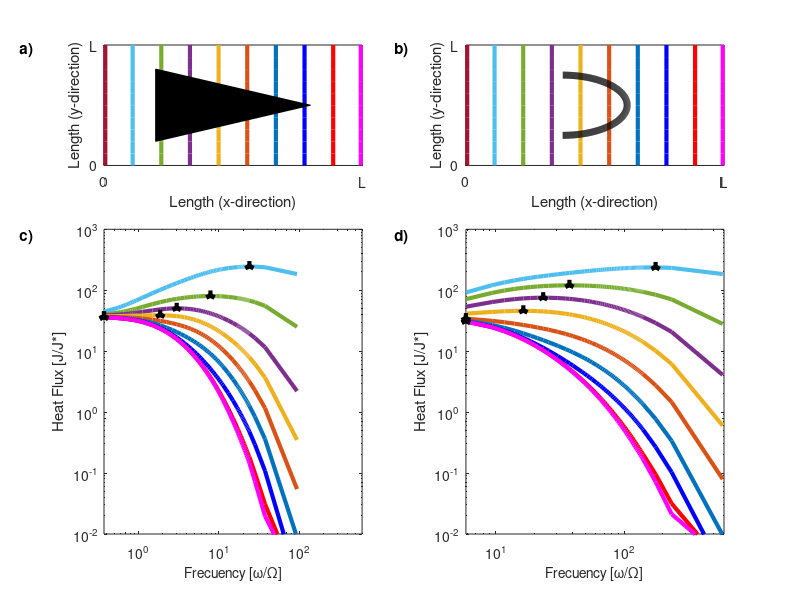

Recreate this plot in MATLAB.
%%%%%%%%%%%%%%%%%%%%Editar Grafico%%%%%%%%%%%%%%%%%%%%%%%%%%%%%%%%%%%
lw = 3; %LineWidth
mz = 7; %MarkSize

%%%%%%%%%%%%%%%%%%%%%%%Posiciones de medición$$$$$$$$$$$$$$$$$$$$$$$$$
x0=[1,1,1,1,1,1,1,1,1,1,1];
x1=[22.2,22.2,22.2,22.2,22.2,22.2,22.2,22.2,22.2,22.2,22.2];
x2=[44.4,44.4,44.4,44.4,44.4,44.4,44.4,44.4,44.4,44.4,44.4];
x3=[66.6,66.6,66.6,66.6,66.6,66.6,66.6,66.6,66.6,66.6,66.6];
x4=[88.8,88.8,88.8,88.8,88.8,88.8,88.8,88.8,88.8,88.8,88.8];
x5=[111,111,111,111,111,111,111,111,111,111,111];
x6=[133.2,133.2,133.2,133.2,133.2,133.2,133.2,133.2,133.2,133.2,133.2];
x7=[155.4,155.4,155.4,155.4,155.4,155.4,155.4,155.4,155.4,155.4,155.4];
x8=[177.6,177.6,177.6,177.6,177.6,177.6,177.6,177.6,177.6,177.6,177.6];
x9=[199,199,199,199,199,199,199,199,199,199,199];
y1=[0,20,40,60,80,100,120,140,160,180,200];

%%%%%%%%%%%%%%%%%%%%%%%%Figura medialuna%%%%%%%%%%%%%%%%%%%%%%%%%%%%%%
r = 50;
phi = -pi/2:0.01:pi/2;
x_1 = r*cos(phi)+75;
y_1 = r*sin(phi)+100;

%%%%%%%%%%%%%%%%%%%%%%%%Figura triángulo%%%%%%%%%%%%%%%%%%%%%%%%%%%%%%
a=[40,40];
b=[40,160];
c=[160,100];
x=[a(1) b(1) c(1) a(1)];
y=[a(2) b(2) c(2) a(2)];

%%%%%%%%%%%%%%%%%%%%%%  Gráfico Triángulo  %%%%%%%%%%%%%%%%%%%%%%%%%%
subplot(3,2,1)
plot(x0,y1,'-','LineWidth',lw,'color',[162/255,20/255,47/255],'MarkerSize',mz);
hold on
plot(x1,y1,'-','LineWidth',lw,'color',[77/255,190/255,238/255],'MarkerSize',mz);
plot(x2,y1,'-','LineWidth',lw,'color',[119/255,172/255,48/255],'MarkerSize',mz);
plot(x3,y1,'-','LineWidth',lw,'color',[126/255,47/255,142/255],'MarkerSize',mz);
plot(x4,y1,'-','LineWidth',lw,'color',[237/255,177/255,32/255],'MarkerSize',mz);
plot(x5,y1,'-','LineWidth',lw,'color',[217/255,83/255,25/255],'MarkerSize',mz);
plot(x6,y1,'-','LineWidth',lw,'color',[0/255,114/255,189/255],'MarkerSize',mz);
plot(x7,y1,'-','LineWidth',lw,'color','b','MarkerSize',mz);
plot(x8,y1,'-','LineWidth',lw,'color','r','MarkerSize',mz);
plot(x9,y1,'-','LineWidth',lw,'color','m','MarkerSize',mz);
triangulo=patch(x,y,'black');
hold off
xlim([0 200])
ylim([0 200])
xlabel('Length (x-direction)')
%xticks([1,22.2,44.4,66.6,88.8,111.1,133.2,155.4,177.6,199.19])
%xticklabels({'0','L/9','2L/9','L/3','4L/9','5L/9','2L/3','7L/9','8L/9','L'})
xticks([0,200])
xticklabels({'0','L'})
yticks([0,200])
yticklabels({'0','L'})
ylabel('Length (y-direction)')
t = title('a)', 'Units', 'normalized', 'Position', [-0.3, 0.9, 0]); % Set Title with correct Position
%axis equal;
%%%%%%%%%%%%%%%%%%%%%  Gráfico Medialuna  %%%%%%%%%%%%%%%%%%%%%%%%
subplot(3,2,2)
plot(x0,y1,'-','LineWidth',lw,'color',[162/255,20/255,47/255],'MarkerSize',mz);
hold on
plot(x1,y1,'-','LineWidth',lw,'color',[77/255,190/255,238/255],'MarkerSize',mz);
plot(x2,y1,'-','LineWidth',lw,'color',[119/255,172/255,48/255],'MarkerSize',mz);
plot(x3,y1,'-','LineWidth',lw,'color',[126/255,47/255,142/255],'MarkerSize',mz);
plot(x4,y1,'-','LineWidth',lw,'color',[237/255,177/255,32/255],'MarkerSize',mz);
plot(x5,y1,'-','LineWidth',lw,'color',[217/255,83/255,25/255],'MarkerSize',mz);
plot(x6,y1,'-','LineWidth',lw,'color',[0/255,114/255,189/255],'MarkerSize',mz);
plot(x7,y1,'-','LineWidth',lw,'color','b','MarkerSize',mz);
plot(x8,y1,'-','LineWidth',lw,'color','r','MarkerSize',mz);
plot(x9,y1,'-','LineWidth',lw,'color','m','MarkerSize',mz);
plot(x_1,y_1,'b','LineWidth',5,'color','k','MarkerSize',mz);
hold off
xlim([0 200])
ylim([0 200])
xlabel('Length (x-direction)')
%xticks([1,22.2,44.4,66.6,88.8,111.1,133.2,155.4,177.6,199.19])
%xticklabels({'0','L/9','2L/9','L/3','4L/9','5L/9','2L/3','7L/9','8L/9','L'})
xticks([0,200])
xticklabels({'0','L'})
yticks([0,200])
yticklabels({'0','L'})
ylabel('Length (y-direction)')
t = title('b)', 'Units', 'normalized', 'Position', [-0.25, 0.9, 0]); % Set Title with correct Position
%axis equal;
%%%%%%%%%%%%%%%%%%%  Gráfico Triangulo 0.5  %%%%%%%%%%%%%%%%%%%%%%%
subplot(3,2,[3,5])
Array=csvread('salida - Triangulo - 0.5.csv');
A  = Array(:, 4);
AA = Array(:, 24);
BA = Array(:, 6);
CA = Array(:, 7);
DA = Array(:, 8);
EA = Array(:, 9);
FA = Array(:, 10);
GA = Array(:, 11);
HA = Array(:, 12);
IA = Array(:, 13);
JA = Array(:, 14);


%plot(A, AA,'-x','LineWidth',lw,'color',[162/255,20/255,47/255],'MarkerSize',mz)
%hold on
loglog(A,BA,'-','LineWidth',lw,'color',[77/255,190/255,238/255],'MarkerSize',mz);
hold on
loglog(A,CA,'-','LineWidth',lw,'color',[119/255,172/255,48/255],'MarkerSize',mz);
loglog(A,DA,'-','LineWidth',lw,'color',[126/255,47/255,142/255],'MarkerSize',mz);
loglog(A,EA,'-','LineWidth',lw,'color',[237/255,177/255,32/255],'MarkerSize',mz);
loglog(A,FA,'-','LineWidth',lw,'color',[217/255,83/255,25/255],'MarkerSize',mz);
loglog(A,GA,'-','LineWidth',lw,'color',[0/255,114/255,189/255],'MarkerSize',mz);
loglog(A,HA,'-','LineWidth',lw,'color','b','MarkerSize',mz);
loglog(A,IA,'-','LineWidth',lw,'color','r','MarkerSize',mz);
loglog(A,JA,'-','LineWidth',lw,'color','m','MarkerSize',mz);

[CA_max,index] = max(CA);
A_max=A(index);
plot(A_max,CA_max,'v','MarkerSize',3,'LineWidth',5,'color','k');

[BA_max,index] = max(BA);
A_max=A(index);
plot(A_max,BA_max,'v','MarkerSize',3,'LineWidth',5,'color','k');

[DA_max,index] = max(DA);
A_max=A(index);
plot(A_max,DA_max,'v','MarkerSize',3,'LineWidth',5,'color','k');

[EA_max,index] = max(EA);
A_max=A(index);
plot(A_max,EA_max,'v','MarkerSize',3,'LineWidth',5,'color','k');

[FA_max,index] = max(FA);
A_max=A(index);
plot(A_max,FA_max,'v','MarkerSize',3,'LineWidth',5,'color','k');

[GA_max,index] = max(GA);
A_max=A(index);
plot(A_max,GA_max,'v','MarkerSize',3,'LineWidth',5,'color','k');

[HA_max,index] = max(HA);
A_max=A(index);
plot(A_max,HA_max,'v','MarkerSize',3,'LineWidth',5,'color','k');


hold off
xlim([0 600])
ylabel('Heat Flux [J/J*]')
xlabel('Frecuency [\omega/\Omega]','FontSize',10)
set(gca,'YScale','log')
ylim([0.01 1000])
t = title('c)', 'Units', 'normalized', 'Position', [-0.3, 0.95, 0]); % Set Title with correct Position

%%%%%%%%%%%%%%%%%%%  Gráfico Medialuna 0.5  %%%%%%%%%%%%%%%%%%%%%%%
subplot(3,2,[4,6])

Array=csvread('salida - Medialuna - 0.5.csv');
A1 = Array(:, 4);
AA1 = Array(:, 24);
BA1 = Array(:, 6);
CA1 = Array(:, 7);
DA1 = Array(:, 8);
EA1 = Array(:, 9);
FA1 = Array(:, 10);
GA1 = Array(:, 11);
HA1 = Array(:, 12);
IA1 = Array(:, 13);
JA1 = Array(:, 14);

%plot(A, AA,'-x','LineWidth',lw,'color',[162/255,20/255,47/255],'MarkerSize',mz)
%hold on
loglog(A1,BA1,'-','LineWidth',lw,'color',[77/255,190/255,238/255],'MarkerSize',mz);
hold on
loglog(A1,CA1,'-','LineWidth',lw,'color',[119/255,172/255,48/255],'MarkerSize',mz);
loglog(A1,DA1,'-','LineWidth',lw,'color',[126/255,47/255,142/255],'MarkerSize',mz);
loglog(A1,EA1,'-','LineWidth',lw,'color',[237/255,177/255,32/255],'MarkerSize',mz);
loglog(A1,FA1,'-','LineWidth',lw,'color',[217/255,83/255,25/255],'MarkerSize',mz);
loglog(A1,GA1,'-','LineWidth',lw,'color',[0/255,114/255,189/255],'MarkerSize',mz);
loglog(A1,HA1,'-','LineWidth',lw,'color','b','MarkerSize',mz);
loglog(A1,IA1,'-','LineWidth',lw,'color','r','MarkerSize',mz);
loglog(A1,JA1,'-','LineWidth',lw,'color','m','MarkerSize',mz);

[CA1_max,index] = max(CA1);
A1_max=A1(index);
plot(A1_max,CA1_max,'v','MarkerSize',3,'LineWidth',5,'color','k');

[BA1_max,index] = max(BA1);
A1_max=A1(index);
plot(A1_max,BA1_max,'v','MarkerSize',3,'LineWidth',5,'color','k');

[DA1_max,index] = max(DA1);
A1_max=A1(index);
plot(A1_max,DA1_max,'v','MarkerSize',3,'LineWidth',5,'color','k');

[EA1_max,index] = max(EA1);
A1_max=A1(index);
plot(A1_max,EA1_max,'v','MarkerSize',3,'LineWidth',5,'color','k');

[FA1_max,index] = max(FA1);
A1_max=A1(index);
plot(A1_max,FA1_max,'v','MarkerSize',3,'LineWidth',5,'color','k');

[GA1_max,index] = max(GA1);
A1_max=A1(index);
plot(A1_max,GA1_max,'v','MarkerSize',3,'LineWidth',5,'color','k');

[HA1_max,index] = max(HA1);
A1_max=A1(index);
plot(A1_max,HA1_max,'v','MarkerSize',3,'LineWidth',5,'color','k');


hold off
xlim([0 600])
ylabel('Heat Flux [J/J*]')
xlabel('Frecuency [\omega/\Omega]','FontSize',10)
set(gca,'YScale','log')
ylim([0.01 1000])
t = title('d)', 'Units', 'normalized', 'Position', [-0.25, 0.95, 0]); % Set Title with correct Position

x0=10;
y0=10;
width=500;
height=700
set(gcf,'position',[x0,y0,width,height])
